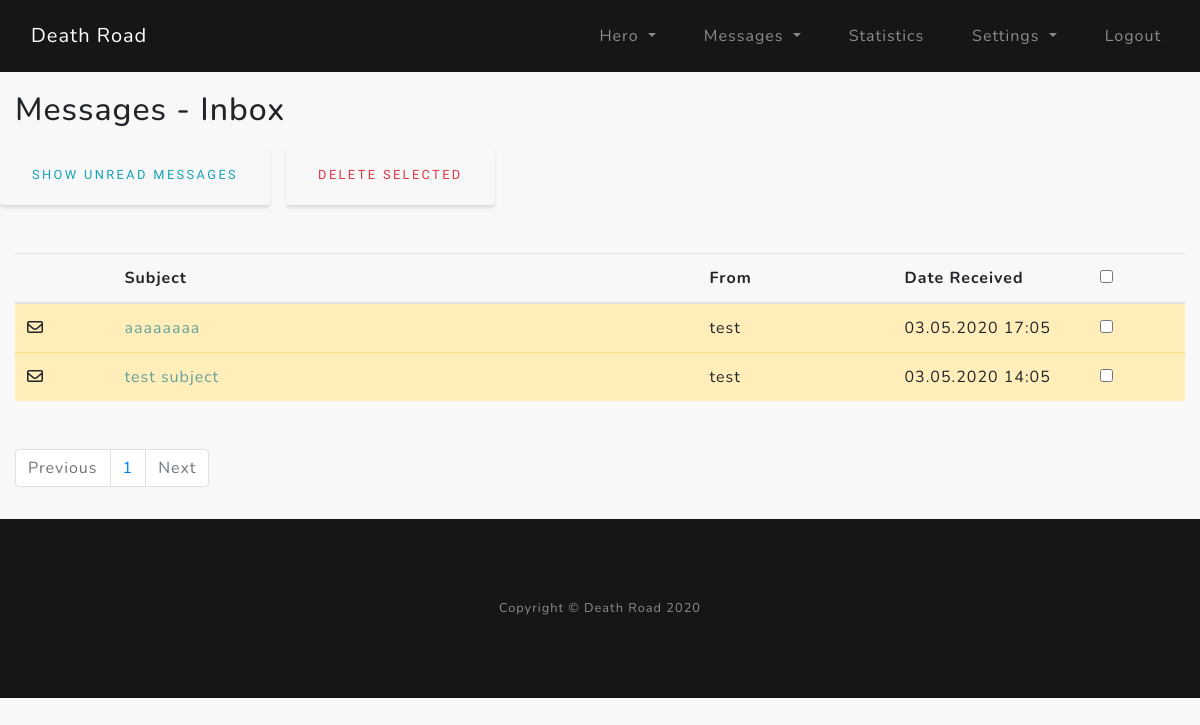
The app's page /msg_inbox (signed in), older data.
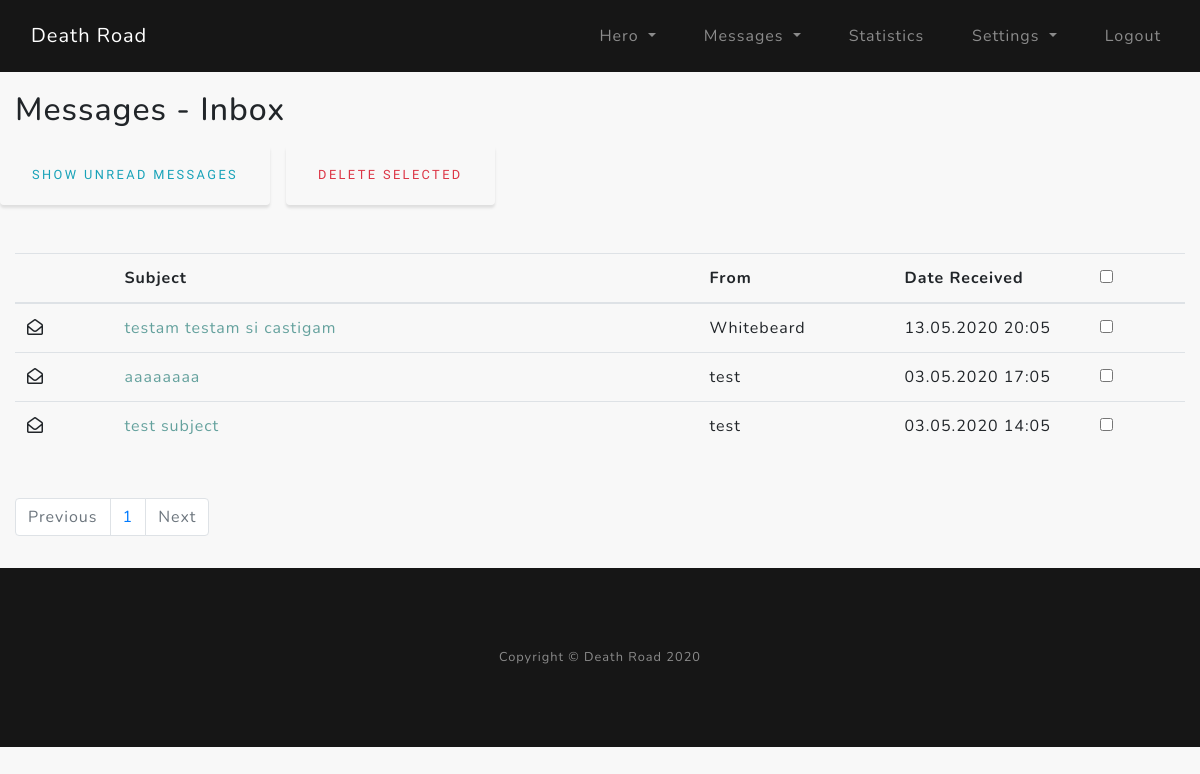
The same page, newer data.
### core/models.py (models this page shows)
class Messages(db.Model):
    __tablename__ = "messages"
    mid = Column(Integer, primary_key=True)  # message ID
    recipient = Column(String(32))  # recipient - user id from name
    sender = Column(String(32))  # sender - current user id
    subject_msg = Column(String(32))  # subject_msg - msg subject
    body_msg = Column(Text)  # body_msg - message body
    date = Column(DateTime)  # date - date sent
    seen = Column(Boolean)  # seen - message seen
    del_in = Column(Boolean)  # del_in - delete message from inbox
    del_out = Column(Boolean)  # del_out - delete message from outbox

### core/messages/routes.py (the view, shortened to what this page needs)
@msgs.route("/msg_inbox", methods=["POST", "GET"])
@login_required
def msg_inbox():
    page = request.args.get("page", 1, type=int)
    msg_per_page = User.query.get_or_404(current_user.id)
    if request.args and request.args.get("unread") == "true":
        unread_msg_count = Messages.query. \
            filter_by(recipient=current_user.username, del_in=False, seen=False). \
            count()
        msgs_received = Messages.query. \
            order_by(Messages.date.desc()). \
            filter_by(recipient=current_user.username, del_in=False, seen=False). \
            paginate(page=page, per_page=unread_msg_count)
    else:
        msgs_received = Messages.query. \
            order_by(Messages.date.desc()). \
            filter_by(recipient=current_user.username, del_in=False). \
            paginate(page=page, per_page=msg_per_page.msg_per_page)
    next_page_button = url_for("msgs.msg_inbox", page=msgs_received.next_num) if msgs_received.next_num else None
    previous_page_button = url_for("msgs.msg_inbox", page=msgs_received.prev_num) if msgs_received.prev_num else None
    form = MessageMultipleDelete()
    return render_template("msg_inbox.html",
                           msgs_received=msgs_received,
                           next_page_button=next_page_button,
                           previous_page_button=previous_page_button,
                           form=form)

### core/messages/forms.py
class MessageMultipleDelete(FlaskForm):
    multi_del = BooleanField()
    submit_del = SubmitField("Delete Selected")

### core/models.py (called while the page is built)
@login_manager.user_loader
def load_user(user_id):
    return User.query.get(int(user_id))

### core/templates/msg_inbox.html (shortened to what this page needs)
{% extends "layout.html" %}
{% block content %}
<section class="msg_inbox-section">
    <div class="container py-3">
        <div class="row">
            <div class="col-lg">
                <h2>Messages - Inbox</h2>
                <form method="post">
                    <div class="row mt-3">
                        {% if request.args.get("unread") %}
                            <a href="{{ url_for('msgs.msg_inbox') }}" class="btn btn-outline-info mr-3">Show All Messages</a>
                        {% else %}
                            <a href="?unread=true" class="btn btn-outline-info mr-3">Show Unread Messages</a>
                        {% endif %}
                        {{ form.submit_del(class="btn btn-outline-danger") }}
                    </div>
                    <table class="table table-hover my-5">
                        <thead>
                            <tr>
                                <th scope="col" class="col-md-1"></th>
                                <th scope="col" class="col-md-6">Subject</th>
                                <th scope="col" class="col-md-2">From</th>
                                <th scope="col" class="col-md-2">Date Received</th>
                                <th scope="col" class="col-md-1"><input type="checkbox" name="select_all" onclick="toggle(this)"></th>
                            </tr>
                        </thead>
                        <tbody>
                            {% for msgs_r in msgs_received.items %}
                            <tr {% if msgs_r.seen == 0 %} class="table-warning" {% endif %}>
                                <td>{% if msgs_r.seen == 0 %} <i class="far fa-envelope"></i> {% else %} <i class="far fa-envelope-open"></i> {% endif %}</td>
                                <td><a href="{{ url_for('msgs.msg_read', mid=msgs_r.mid) }}">{{ msgs_r.subject_msg }}</a></td>
                                <td>{{ msgs_r.sender }}</td>
                                <td>{{ msgs_r.date.strftime("%d.%m.%Y %H:%m") }}</td>
                                <td>{{ form.multi_del(value=msgs_r.mid) }}</td>
                            </tr>
                            {% endfor %}
                        </tbody>
                    </table>
                </form>
                <nav aria-label="pagination">
                    <ul class="pagination">
                        {% if msgs_received.prev_num != None %}
                            <li class="page-item"><a class="page-link"  href="{{ previous_page_button }}">Previous</a></li>
                        {% else %}
                            <li class="page-item disabled"><a class="page-link">Previous</a></li>
                        {% endif %}
                        {% for page_num in msgs_received.iter_pages(left_edge=1, right_edge=1, left_current=1, right_current=2) %}
                            {% if page_num %}
                                {% if msgs_received.page == page_num %}
                                    <li class="page-item"><a class="page-link"  href="{{ url_for('msgs.msg_inbox', page=page_num) }}">{{ page_num }}</a></li>
                                {% else %}
                                    <li class="page-item"><a class="page-link"  href="{{ url_for('msgs.msg_inbox', page=page_num) }}">{{ page_num }}</a></li>
                                {% endif %}
                            {% else %}
                                <span class="m-2"></span>
                            {% endif %}
                        {% endfor %}
                        {% if msgs_received.next_num != None %}
                            <li class="page-item"><a class="page-link"  href="{{ next_page_button }}">Next</a></li>
                        {% else %}
                            <li class="page-item disabled"><a class="page-link">Next</a></li>
                        {% endif %}
                    </ul>
                </nav>
            </div>
        </div>
    </div>
</section>
{% endblock %}

Row changes from the older to the newer data that the page shows:
added Messages: seen True (drawn), subject_msg "testam testam si castigam", sender "Whitebeard", date "13.05.2020 20:05"
changed Messages "aaaaaaaa": seen False → True (drawn)
changed Messages "test subject": seen False → True (drawn)
